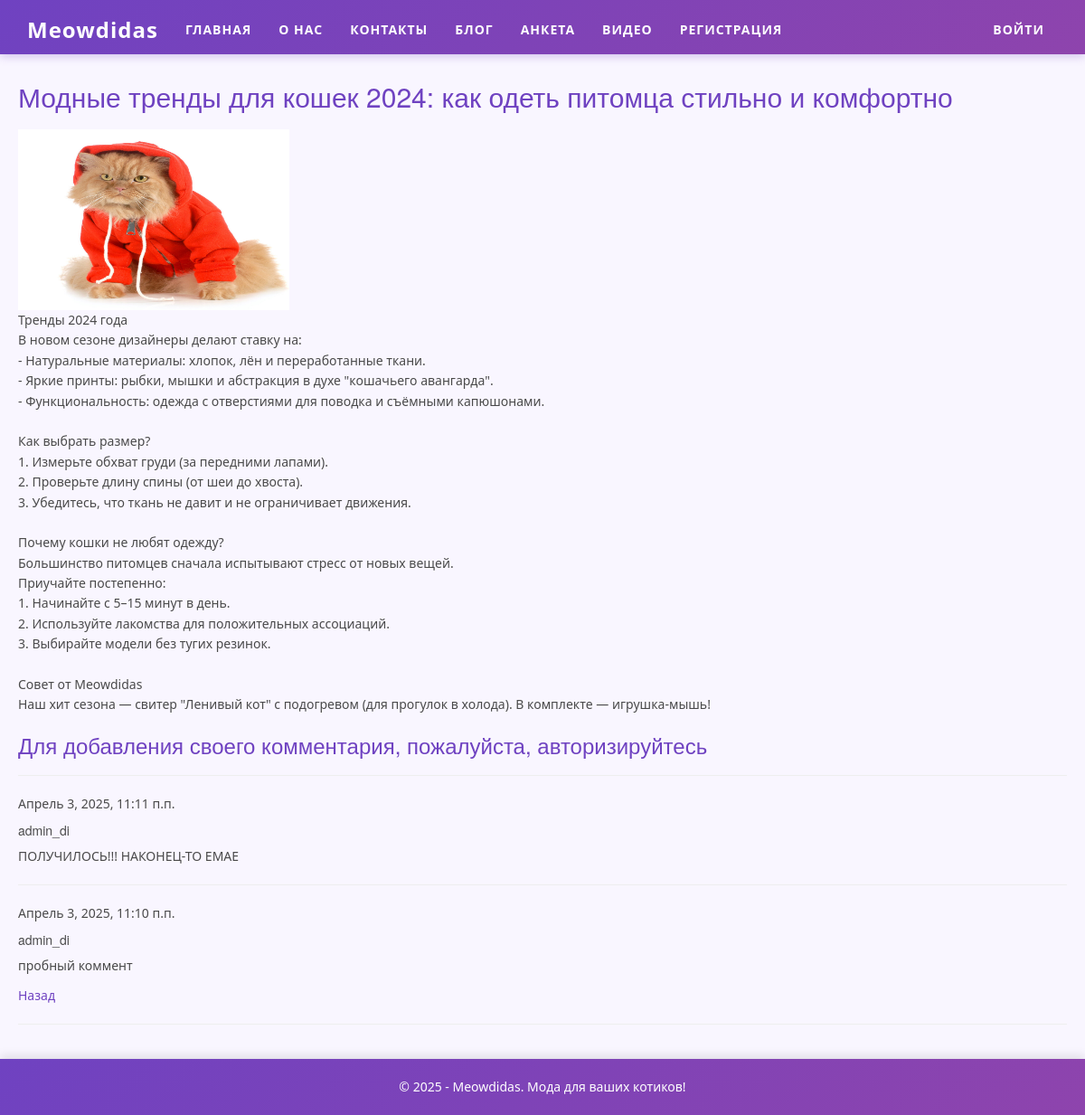
Page /blog/1/ on the committed database.
### app/models.py (models this page shows, shortened)
class Blog(models.Model):
    title = models.CharField(max_length=100, verbose_name="Заголовок")
    description = models.TextField(verbose_name="Краткое содержание")
    content = models.TextField(verbose_name="Полное содержание")
    posted = models.DateTimeField(default=timezone.now, db_index=True, verbose_name="Опубликована")
    image = models.FileField(default='cat1.png', verbose_name='Путь к картинке')
    class Meta:
        db_table = "Posts"
        ordering = ["-posted"]
        verbose_name = "статья блога"
        verbose_name_plural = "статьи блога"

class Comment(models.Model):
    text = models.TextField(verbose_name="Комментарий")
    date = models.DateTimeField(default=timezone.now, db_index=True, verbose_name="Дата")
    author = models.ForeignKey(User, on_delete=models.CASCADE, verbose_name="Автор")
    post = models.ForeignKey(Blog, on_delete=models.CASCADE, verbose_name="Статья")
    class Meta:
        db_table = "Comments"
        verbose_name = "Комментарий"
        verbose_name_plural = "Комментарии к статьям блога"
        ordering = ["-date"]

### app/views.py (the view)
# urls.py: path('blog/<int:post_id>/', views.blogpost, name='blogpost'),
def blogpost(request, post_id):
    post_l = Blog.objects.get(id=post_id)
    comments = Comment.objects.filter(post=post_id)  # Исправлено parametr на post_id
    if request.method == "POST":
        form = CommentForm(request.POST)
        if form.is_valid():
            comment_f = form.save(commit=False)
            comment_f.author = request.user
            comment_f.date = datetime.now()
            comment_f.post = Blog.objects.get(id=post_id)  # Исправлено parametr на post_id
            comment_f.save()
            return redirect('blogpost', post_id=post_l.id)  # Исправлено parametr на post_id
    else:
        form = CommentForm()
    assert isinstance(request, HttpRequest)
    return render(
        request,
        'app/blogpost.html',
        {
            'post_l': post_l,
            'comments': comments,  # Исправлено название переменной
            'form': form,
            'year': datetime.now().year,
        }
    )

### app/templates/app/blogpost.html
{% extends "app/layout.html" %}
{% block content %}
<h2>{{ post_l.title }}</h2>
{% if post_l.image and post_l.image.url != 'media/cat1.png' %}
<img src="{{ post_l.image.url }}" alt="Картинка" width="300" height="200" />
{% endif %}
<p>{{ post_l.content|linebreaksbr }}</p>
{% if user.is_authenticated %}
<h3>Добавить комментарий</h3>
<form method="POST">
    {% csrf_token %}
    <div>
        {{ form.as_p }}
        <button type="submit" class="save btn btn-default">Отправить комментарий</button>
    </div>
</form>
{% else %}
<h3>Для добавления своего комментария, пожалуйста, авторизируйтесь</h3>
{% endif %}
{% for comment in comments %}
<hr />
<h7>{{ comment.date }}</h7>
<h5>{{ comment.author }}</h5>
<p>{{ comment.text|linebreaksbr }}</p>
{% endfor %}
<p><a href="{% url 'blog' %}">Назад</a></p>
{% endblock %}

### app/templates/app/layout.html (shortened to what this page needs)
<!DOCTYPE html>
<html>
<head>
    {% load static %}
    <link rel="stylesheet" type="text/css" href="{% static 'app/content/bootstrap.css' %}" />
    <link rel="stylesheet" type="text/css" href="{% static 'app/content/site.css' %}" />
</head>
<body>
    <div class="navbar navbar-inverse navbar-fixed-top">
        <div class="container">
            <div class="navbar-header">
                <a href="/" class="navbar-brand">Meowdidas</a>
            </div>
            <div class="navbar-collapse collapse">
                <ul class="nav navbar-nav">
                    <li><a href="{% url 'home' %}">Главная</a></li>
                    <li><a href="{% url 'about' %}">О нас</a></li>
                    <li><a href="{% url 'contact' %}">Контакты</a></li>
                    <li><a href="{% url 'blog' %}">Блог</a></li>
                    <li><a href="{% url 'anketa' %}">Анкета</a></li>
                    <li><a href="{% url 'videopost' %}">Видео</a></li>
                    {% if not user.is_authenticated %}
                    <li><a href="{% url 'registration' %}">Регистрация</a></li>
                    {% endif %}
                </ul>
                {% include 'app/loginpartial.html' %}
            </div>
        </div>
    </div>
    <div class="container body-content">
        {% block content %}{% endblock %}
        <hr />
        <footer>
            <p>&copy; {{ year }} - Meowdidas. Мода для ваших котиков!</p>
        </footer>
    </div>
</body>
</html>

### app/templates/app/loginpartial.html
﻿{% if user.is_authenticated %}
<form id="logoutForm" action="/logout/" method="post" class="navbar-right">
    {% csrf_token %}
    <ul class="nav navbar-nav navbar-right">
        <li><span class="navbar-brand">{{ user.username }}</span></li>
        <li><a href="javascript:document.getElementById('logoutForm').submit()">Выйти</a></li>
    </ul>
</form>
{% else %}
<ul class="nav navbar-nav navbar-right">
    <li><a href="{% url 'login' %}">Войти</a></li>
</ul>
{% endif %}

### app/static/app/content/site.css (style rules this page uses)
.body-content { padding-left: 20px; padding-right: 20px; max-width: 1200px; margin: 0 auto; }
.navbar-inverse { background: linear-gradient(135deg, #6f42c1, #8e44ad); border: none; box-shadow: 0 4px 10px rgba(0, 0, 0, 0.1); }
.navbar-inverse .navbar-brand { color: #fff; font-weight: bold; font-size: 24px; transition: color 0.3s ease; }
.navbar-inverse .navbar-nav > li > a { color: #fff; font-size: 16px; transition: background-color 0.3s ease, color 0.3s ease; }
.navbar-right { margin-right: 0; display: flex; align-items: center; flex-wrap: nowrap; }
.navbar-nav.navbar-right > li { margin-left: 10px; white-space: nowrap; }
.navbar-right a { font-size: 14px; padding: 15px 8px !important; }
.navbar-inverse .navbar-nav > li > a { padding: 15px 12px; font-size: 14px; }
footer { text-align: center; padding: 20px 0; background: linear-gradient(135deg, #6f42c1, #8e44ad); color: #fff; position: fixed; bottom: 0; width: 100%; left: 0; box-shadow: 0 -4px 10px rgba(0, 0, 0, 0.1); }
footer p { margin: 0; font-size: 14px; }
h1, h2, h3 { color: #6f42c1; margin-bottom: 20px; }
a { color: #6f42c1; text-decoration: none; transition: color 0.3s ease; }
.jumbotron, .btn, .navbar-brand { animation: fadeIn 1s ease-in-out; }

### rows in the picture
Blog: title "Модные тренды для кошек 2024: как одеть питомца стильно и комфортно", image (picture), content "Тренды 2024 года В новом сезоне дизайнеры делают ставку на: - Натуральные материалы: хлопок, лён и переработанные ткани. - Яркие принты: рыбки, мышки и абстракция в духе \"кошачьего авангарда\". - Функциональность: одежда с отверстиями для поводка и съёмными капюшонами. Как выбрать размер? 1. Измерьте обхват груди (за передними лапами). 2. Проверьте длину спины (от шеи до хвоста). 3. Убедитесь, что ткань не давит и не ограничивает движения. Почему кошки не любят одежду? Большинство питомцев сначала испытывают стресс от новых вещей. Приучайте постепенно: 1. Начинайте с 5–15 минут в день. 2. Используйте лакомства для положительных ассоциаций. 3. Выбирайте модели без тугих резинок. Совет от…"
Comment: date "Апрель 3, 2025, 11:11 п.п.", author "admin_di", text "ПОЛУЧИЛОСЬ!!! НАКОНЕЦ-ТО ЕМАЕ"
Comment: date "Апрель 3, 2025, 11:10 п.п.", author "admin_di", text "пробный коммент"
